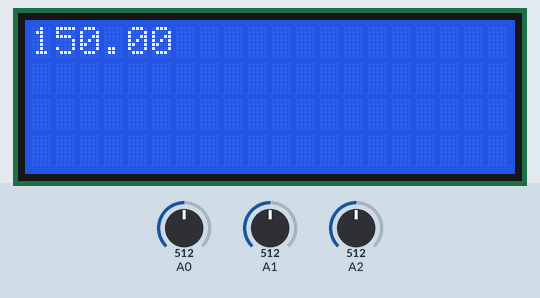
Bench run of a sketch on a simulated Arduino Uno, built with avr-gcc and run on an emulated ATmega328P. Parts: 20×4 character LCD. The inputs (shaded band) are chosen by the test bench; at power-on: A2 = 512, A0 = 512, A1 = 512. What the sketch prints to the serial monitor is not drawn.

Above: at 2.7 s.
2.8 s: A2 set to 716
At 4.0 s:
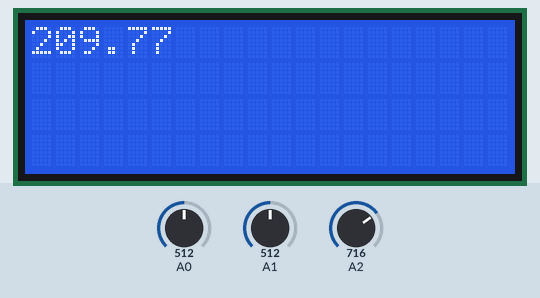
4.6 s: A2 set to 900
At 5.8 s:
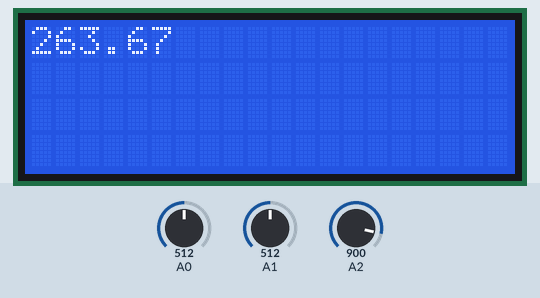
6.1 s: A2 set to 1023
At 6.6 s:
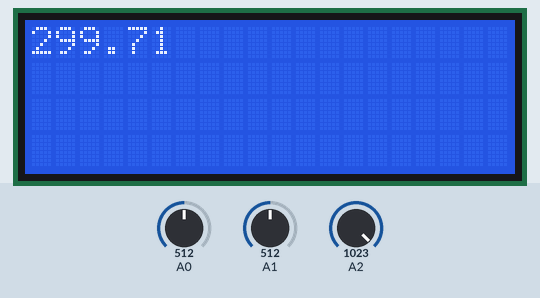
Timing chart, 0 to 9.1 s (numbered marks = the images above; inputs shaded):
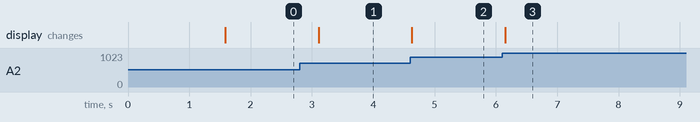

The sketch:

MedidorAmperaje.ino
```cpp
#include <Wire.h>
#include <LiquidCrystal_I2C.h>

// Set the LCD address to 0x27 for a 16 chars and 2 line display
LiquidCrystal_I2C lcd(0x27, 20, 4);

void setup()
{
  Serial.begin(9600);
	// initialize the LCD
	lcd.begin();

	// Turn on the blacklight and print a message.
	lcd.backlight();
	lcd.print("Hello, world!");
 delay(1500);
}

void loop()
{
  uint16_t a0 = analogRead(A0);
  uint16_t a1 = analogRead(A1);
  float v0 = a0*5.00/1024.00;
  float v1 = a1*5.00/1024.00;
  float vcc = 12;
  float k = 0.02; // sensor calibration constant
  float s = 2.21; // sensor zero
  float i0 = (v0-s)/k;
  float i1 = (v1-s)/k;
  float vr = analogRead(A2);
  vr = vr*5;
  vr = vr / 1024;
  vr = vr*300;
  vr = vr/5;
  lcd.clear();
  Serial.print(v0);
  Serial.print('\t');
  Serial.print(i0);
  Serial.print('\t');
  Serial.println(vr);
  lcd.print(vr);
  delay(750);
}
```

Measured:
- after the input at 2.8 s, the display: changes after 0.31 s (image 1)
- after the input at 4.6 s, the display: changes at once (image 2)
- after the input at 6.1 s, the display: changes after 0.05 s (image 3)
